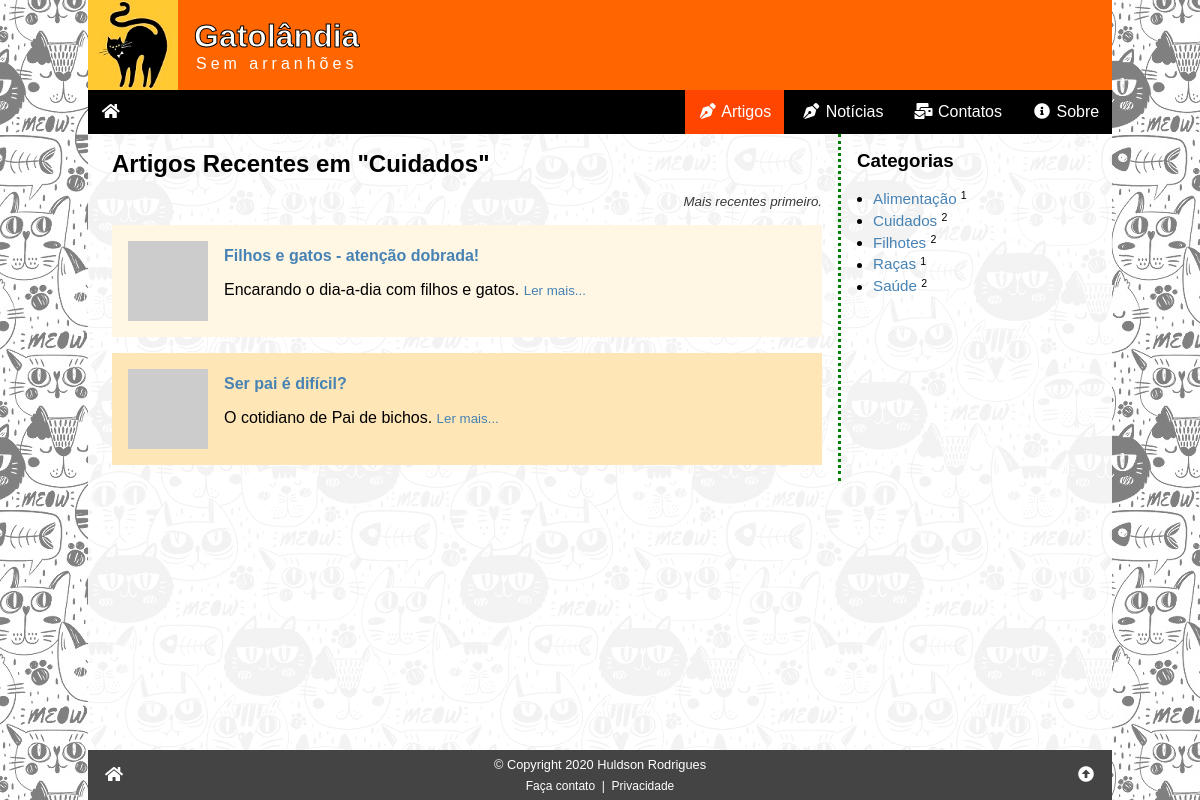
Page /artigos.php?c=6 on the committed database.
### tables this page shows
CREATE TABLE categorias (
    id_categoria INT PRIMARY KEY NOT NULL AUTO_INCREMENT,
    nome VARCHAR(127) NOT NULL
);

CREATE TABLE artigos (
    id_artigo INT PRIMARY KEY NOT NULL AUTO_INCREMENT,
    data TIMESTAMP DEFAULT CURRENT_TIMESTAMP,
    titulo VARCHAR(255) NOT NULL,
    imagem VARCHAR(255) COMMENT 'URL da imagem - thumbnail',
    resumo VARCHAR(255) NOT NULL COMMENT 'Resumo do artigo',
    texto LONGTEXT NOT NULL COMMENT 'Texto (HTML) do artigo completo',
    autor_id INT NOT NULL,
    campo1 TEXT COMMENT 'Reservado para uso futuro',
    campo2 TEXT COMMENT 'Reservado para uso futuro',
    campo3 TEXT COMMENT 'Reservado para uso futuro',
    status ENUM ('inativo', 'ativo') DEFAULT 'ativo',

     
    FOREIGN KEY (autor_id) REFERENCES autores (id_autor)
);

### artigos.php (the view, shortened to what this page needs)
<?php
require '_config.php';
$titulo = "Artigos";
$idcat = (isset($_GET['c'])) ? intval($_GET['c']) : 0;
if ($idcat > 0) {
    $sql = <<<SQL
SELECT id_artigo, titulo, imagem, resumo, id_categoria, nome FROM artigos
    INNER JOIN art_cat ON artigo_id = id_artigo
    INNER JOIN categorias ON categoria_id = id_categoria
WHERE categoria_id = '{$idcat}' AND status = 'ativo'
    ORDER BY data DESC
SQL;
} else {
    $sql = "SELECT id_artigo, titulo, imagem, resumo FROM artigos WHERE status = 'ativo' ORDER BY data DESC";
}
$res = $conn->query($sql);
$artigos = '';
if ($res->num_rows > 0) {
    while ($art = $res->fetch_assoc()) {
        $artigos .= <<<HTML
<div class="artigo">
    <a href="artigo.php?id={$art['id_artigo']}"><img src="{$art['imagem']}" alt="{$art['titulo']}"></a>
    <a href="artigo.php?id={$art['id_artigo']}"><h4>{$art['titulo']}</h4></a>
    <span>{$art['resumo']}</span>
    <small><a href="artigo.php?id={$art['id_artigo']}">Ler mais...</a></small>
</div>
HTML;
        if ($idcat > 0) {
            $titulo = "Artigos Recentes em \"{$art['nome']}\"";
        }
    }
} else {
    $artigos = '<p class="center">Nenhum artigo encontrado!</p>';
}
$cattitulo = $titulo;
$sql = "SELECT * FROM categorias ORDER BY nome";
$res = $conn->query($sql);
$categorias = '<ul>';
while ($cat = $res->fetch_assoc()) {
    $sql2 = "SELECT id_art_cat FROM `art_cat` WHERE categoria_id = {$cat['id_categoria']}";
    $res2 = $conn->query($sql2);
    $total = $res2->num_rows;
    if($total > 0) {
        $categorias .= <<<HTML
        <li><a href="artigos.php?c={$cat['id_categoria']}">{$cat['nome']}</a> <small><sup>{$total}</sup></small></li>
HTML;
    }
}
$categorias .= '</ul>';
require '_header.php';
?>
<div class="row">
    <div class="col1">
        <h2><?php echo $cattitulo ?></h2>
        <small class="subtitulo">Mais recentes primeiro.</small>
        <?php echo $artigos ?>
    </div>
    <aside class="col2">
        <h3>Categorias</h3>
        <?php echo $categorias ?>
    </aside>
</div>
<?php
require '_footer.php';
?>

### css/global.css (style rules this page uses)
:root { --tamanho-texto-site: 16px; --tipo-fonte-site: sans-serif; --cor-dos-links: steelblue; --cor-dos-links-em-hover: orangered; --fundo-da-pagina: url('/img/fundo02.jpg') black fixed; }
* { box-sizing: border-box; }
html, body { padding: 0; margin: 0; width: 100%; height: 100%; position: relative; font-size: var(--tamanho-texto-site); font-family: var(--tipo-fonte-site); }
a { color: var(--cor-dos-links); text-decoration: none; }
p, h1, h2, h3, h4, h5 { margin: 1rem 0; }
body { background: var(--fundo-da-pagina); }

### css/artigos.css (style rules this page uses)
.artigo { padding: 1rem; overflow: auto; margin-bottom: 1rem; }
.artigo:nth-child(even) { background: rgb(255, 230, 183); }
.artigo:nth-child(odd) { background: rgb(255, 246, 228); }
.artigo img { width: 80px; height: 80px; float: left; margin-right: 1rem; }
.artigo h4 { margin-top: 0.4rem; }
.subtitulo { display: block; margin-bottom: 1rem; text-align: right; color: rgb(56, 56, 56); font-style: italic; }
.row { display: flex; width: 100%; flex-direction: column; }
.col2 { width: 100%; border-top: 3px dotted green; margin-top: 2rem; margin-bottom: 2rem; }
aside ul { margin: 0; padding: 0; padding-left: 1rem; line-height: 1.4; font-size: .95rem; }
@media (min-width: 640px) { .row { flex-direction: row; } }
@media (min-width: 640px) { .col1 { flex-grow: 1; padding-right: 1rem; } }
@media (min-width: 640px) { .col2 { width: 250px; padding-left: 1rem; border: 0; margin: 0; border-left: 3px dotted green; } }

### rows in the picture
categorias: nome "Artigos Recentes em \"Cuidados\"", nome "Cuidados", total "2"
artigos: titulo "Filhos e gatos - atenção dobrada!", resumo "Encarando o dia-a-dia com filhos e gatos."
artigos: titulo "Ser pai é difícil?", resumo "O cotidiano de Pai de bichos."
categorias: nome "Alimentação", total "1"
categorias: nome "Filhotes", total "2"
categorias: nome "Raças", total "1"
categorias: nome "Saúde", total "2"
